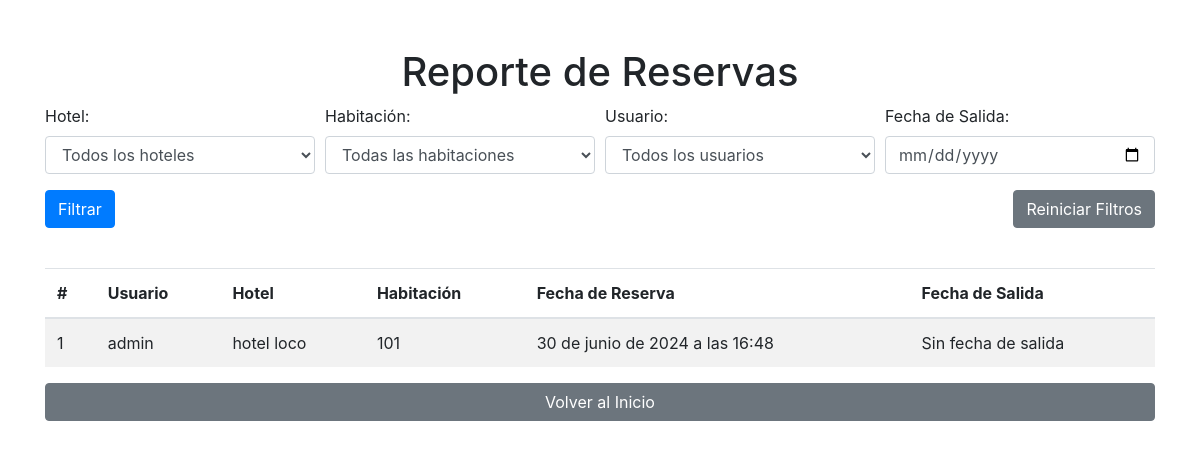
Before: /reporte-reservas/ with the older database file.
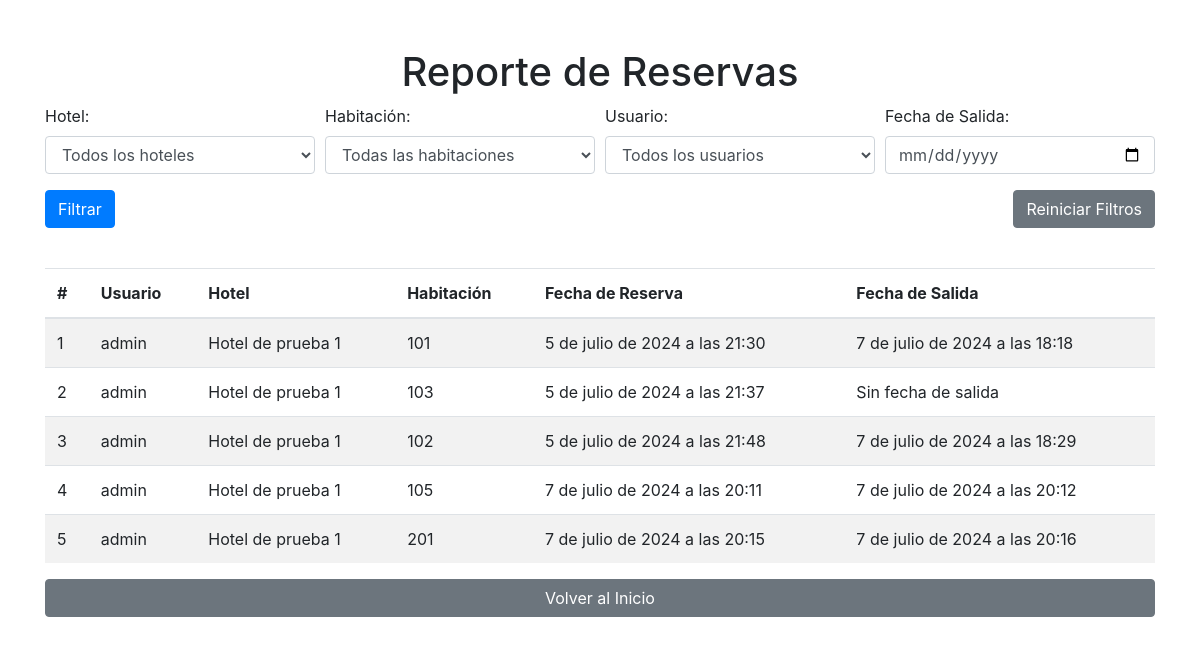
After: the same page with the newer database file.
### hoteles/models.py (models this page shows, shortened)
class Reserva(models.Model):
    usuario = models.ForeignKey(Usuario, on_delete=models.CASCADE)
    hotel = models.ForeignKey(Hotel, on_delete=models.CASCADE)
    habitacion = models.ForeignKey(Habitacion, on_delete=models.CASCADE)
    fecha_reserva = models.DateTimeField(auto_now_add=True)
    fecha_ingreso = models.DateTimeField(null=True, blank=True)
    fecha_salida = models.DateTimeField(null=True, blank=True)
    checkout = models.BooleanField(default=False)

class Hotel(models.Model):
    CATEGORIAS = [
        ('normal', 'Normal'),
        ('frente_al_mar', 'Frente al Mar'),
        ('cabanas', 'Cabañas'),
    ]
    id = models.AutoField(primary_key=True)
    nombre = models.CharField(max_length=255)
    descripcion_breve = models.CharField(max_length=500)
    descripcion_detallada = models.TextField()
    precio = models.IntegerField()
    foto = models.ImageField(upload_to='hoteles/')
    categoria = models.CharField(max_length=20, choices=CATEGORIAS, default='normal')
    en_oferta = models.BooleanField(default=False)
    porcentaje_descuento = models.IntegerField(default=0)
    stock_habitaciones = models.PositiveIntegerField(default=0)
    ubicacion = models.CharField(max_length=255, null=True, blank=True)
    wifi_gratuito = models.BooleanField(default=False)
    desayuno_incluido = models.BooleanField(default=False)
    gimnasio = models.BooleanField(default=False)
    piscina = models.BooleanField(default=False)
    spa = models.BooleanField(default=False)
    restaurante = models.BooleanField(default=False)
    servicio_transporte = models.BooleanField(default=False)
    servicios_eventos = models.BooleanField(default=False)
    servicio_conserjeria = models.BooleanField(default=False)

class Habitacion(models.Model):
    hotel = models.ForeignKey(Hotel, related_name='habitaciones', on_delete=models.CASCADE)
    numero = models.CharField(max_length=20)
    cantidad_camas = models.PositiveIntegerField()
    descripcion = models.TextField()
    ocupada = models.BooleanField(default=False)

### usuarios/models.py (models this page shows, shortened)
class Usuario(AbstractBaseUser, PermissionsMixin):
    date_joined = models.DateTimeField(auto_now_add=True)
    nombre = models.CharField(max_length=255)
    usuario = models.CharField(max_length=255, unique=True)
    email = models.EmailField(max_length=255, unique=True)
    password = models.CharField(max_length=255)
    puntos = models.IntegerField(default=0)
    hoteles_vistos_ids = models.TextField('IDs de hoteles visitados', blank=True)
    roles = models.ManyToManyField('Role', related_name='usuarios', blank=True)
    foto_perfil = models.ImageField(upload_to=user_directory_path, null=True, blank=True)
    descuento = models.IntegerField(default=0)
    lista_cupones = models.TextField(null=True, blank=True)
    is_active = models.BooleanField(default=True)
    is_staff = models.BooleanField(default=False)
    objects = UsuarioManager()
    USERNAME_FIELD = 'usuario'
    REQUIRED_FIELDS = ['email']

### hoteles/views.py (the view)
# urls.py: path('reporte-reservas/', reporte_reservas, name='reporte_reservas'),
def reporte_reservas(request):
    form = FiltroReservasForm(request.GET)
    reservas = Reserva.objects.all()
    if form.is_valid():
        hotel = form.cleaned_data['hotel']
        habitacion = form.cleaned_data['habitacion']
        usuario = form.cleaned_data['usuario']
        fecha_salida = form.cleaned_data['fecha_salida']
        if hotel:
            reservas = reservas.filter(hotel=hotel)
        if habitacion:
            reservas = reservas.filter(habitacion=habitacion)
        if usuario:
            reservas = reservas.filter(usuario=usuario)
        if fecha_salida:
            reservas = reservas.filter(fecha_salida__date=fecha_salida)
    return render(request, './reportes/reporte_reservas.html', {'reservas': reservas, 'form': form, 'hoteles': Hotel.objects.all(), 'habitaciones': Habitacion.objects.all()})

### hoteles/forms.py
class FiltroReservasForm(forms.Form):
    hotel = forms.ModelChoiceField(queryset=Hotel.objects.all(), required=False, label='Hotel')
    habitacion = forms.ModelChoiceField(queryset=Habitacion.objects.all(), required=False, label='Habitación')
    usuario = forms.ModelChoiceField(queryset=Usuario.objects.all(), required=False, label='Usuario')
    fecha_salida = forms.DateTimeField(required=False, label='Fecha de Salida', widget=forms.DateInput(attrs={'type': 'date'}))

### hoteles/templates/reportes/reporte_reservas.html (shortened to what this page needs)
<!DOCTYPE html>
<html lang="es">
<head>
    <link href="https://stackpath.bootstrapcdn.com/bootstrap/4.5.2/css/bootstrap.min.css" rel="stylesheet">
</head>
<body>
    <div class="container mt-5">
        <h1 class="text-center">Reporte de Reservas</h1>
        <form method="get" class="mb-4">
            <div class="form-row">
                <div class="form-group col-md-3">
                    <label for="hotel">Hotel:</label>
                    <select id="hotel" name="hotel" class="form-control">
                        <option value="">Todos los hoteles</option>
                    </select>
                </div>
                <div class="form-group col-md-3">
                    <label for="habitacion">Habitación:</label>
                    <select id="habitacion" name="habitacion" class="form-control">
                        <option value="">Todas las habitaciones</option>
                    </select>
                </div>
                <div class="form-group col-md-3">
                    <label for="usuario">Usuario:</label>
                    <select id="usuario" name="usuario" class="form-control">
                        <option value="">Todos los usuarios</option>
                    </select>
                </div>
                <div class="form-group col-md-3">
                    <label for="fecha_salida">Fecha de Salida:</label>
                    <input type="date" id="fecha_salida" name="fecha_salida" class="form-control" value="{{ request.GET.fecha_salida }}">
                </div>
            </div>
            <div class="form-row">
                <div class="form-group col-md-6">
                    <button type="submit" class="btn btn-primary">Filtrar</button>
                </div>
                <div class="form-group col-md-6 text-right">
                    <a href="{% url 'reporte_reservas' %}" class="btn btn-secondary">Reiniciar Filtros</a>
                </div>
            </div>
        </form>
        <table class="table table-striped">
            <thead>
                <tr>
                    <th>#</th>
                    <th>Usuario</th>
                    <th>Hotel</th>
                    <th>Habitación</th>
                    <th>Fecha de Reserva</th>
                    <th>Fecha de Salida</th>
                </tr>
            </thead>
            <tbody>
                {% for reserva in reservas %}
                <tr>
                    <td>{{ forloop.counter }}</td>
                    <td>{{ reserva.usuario.usuario }}</td>
                    <td>{{ reserva.hotel.nombre }}</td>
                    <td>{{ reserva.habitacion.numero }}</td>
                    <td>{{ reserva.fecha_reserva }}</td>
                    {% if reserva.fecha_salida %}
                        <td>{{ reserva.fecha_salida }}</td>
                    {% else %}
                        <td>Sin fecha de salida</td>
                    {% endif %}
                </tr>
                {% endfor %}
            </tbody>
        </table>
        <a href="{% url 'index' %}" class="btn btn-secondary btn-block mt-3 mb-3">Volver al Inicio</a>
    </div>
</body>
</html>

Changed rows visible on the page:
removed Reserva: usuario.usuario "admin", hotel.nombre "hotel loco", habitacion.numero "101", fecha_reserva "30 de junio de 2024 a las 16:48", shows "Sin fecha de salida"
added Reserva: usuario.usuario "admin", hotel.nombre "Hotel de prueba 1", habitacion.numero "101", fecha_reserva "5 de julio de 2024 a las 21:30", fecha_salida "7 de julio de 2024 a las 18:18"
added Reserva: usuario.usuario "admin", hotel.nombre "Hotel de prueba 1", habitacion.numero "103", fecha_reserva "5 de julio de 2024 a las 21:37", shows "Sin fecha de salida"
added Reserva: usuario.usuario "admin", hotel.nombre "Hotel de prueba 1", habitacion.numero "102", fecha_reserva "5 de julio de 2024 a las 21:48", fecha_salida "7 de julio de 2024 a las 18:29"
added Reserva: usuario.usuario "admin", hotel.nombre "Hotel de prueba 1", habitacion.numero "105", fecha_reserva "7 de julio de 2024 a las 20:11", fecha_salida "7 de julio de 2024 a las 20:12"
added Reserva: usuario.usuario "admin", hotel.nombre "Hotel de prueba 1", habitacion.numero "201", fecha_reserva "7 de julio de 2024 a las 20:15", fecha_salida "7 de julio de 2024 a las 20:16"
